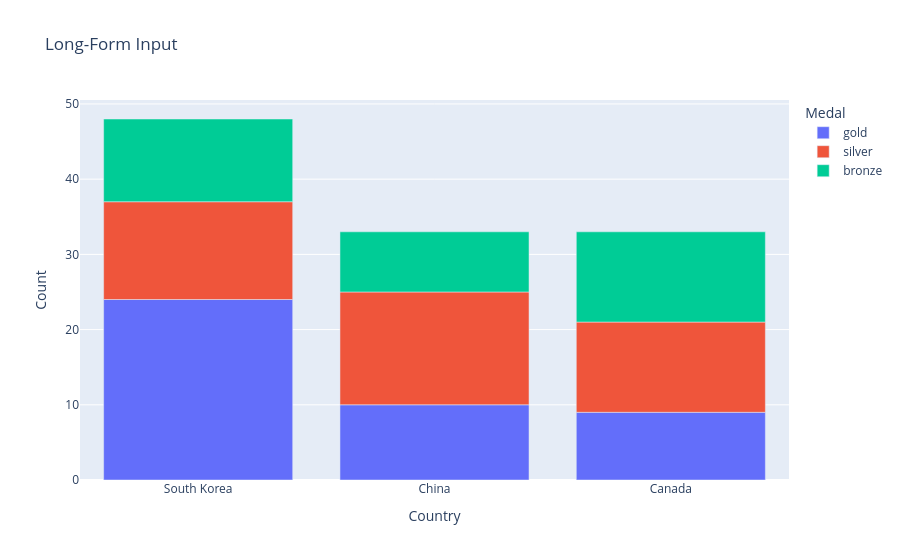

The notebook cell saved with this chart:
### Code cell
import plotly.express as px   
#long_df = px.data.medals_long() 
fig = px.bar(df, x="Country", y="Count", color="Medal", title="Long-Form Input") 
fig.show()

### Figure 1 — Plotly figure (JSON) as saved in the notebook; plotly's stock layout.template omitted (floating-point values rounded to 4 significant figures)
{"data": [{"hovertemplate": "Medal=gold<br>Country=%{x}<br>Count=%{y}<extra></extra>", "legendgroup": "gold", "marker": {"color": "#636efa", "pattern": {"shape": ""}}, "name": "gold", "orientation": "v", "showlegend": true, "textposition": "auto", "type": "bar", "x": ["South Korea", "China", "Canada"], "xaxis": "x", "y": [24, 10, 9], "yaxis": "y"}, {"hovertemplate": "Medal=silver<br>Country=%{x}<br>Count=%{y}<extra></extra>", "legendgroup": "silver", "marker": {"color": "#EF553B", "pattern": {"shape": ""}}, "name": "silver", "orientation": "v", "showlegend": true, "textposition": "auto", "type": "bar", "x": ["South Korea", "China", "Canada"], "xaxis": "x", "y": [13, 15, 12], "yaxis": "y"}, {"hovertemplate": "Medal=bronze<br>Country=%{x}<br>Count=%{y}<extra></extra>", "legendgroup": "bronze", "marker": {"color": "#00cc96", "pattern": {"shape": ""}}, "name": "bronze", "orientation": "v", "showlegend": true, "textposition": "auto", "type": "bar", "x": ["South Korea", "China", "Canada"], "xaxis": "x", "y": [11, 8, 12], "yaxis": "y"}], "layout": {"barmode": "relative", "legend": {"title": {"text": "Medal"}, "tracegroupgap": 0}, "title": {"text": "Long-Form Input"}, "xaxis": {"anchor": "y", "domain": [0, 1], "title": {"text": "Country"}}, "yaxis": {"anchor": "x", "domain": [0, 1], "title": {"text": "Count"}}}}
